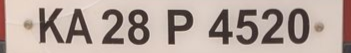
#> input picture data1/imgCrop.png, 351 x 53 px
$ python extract.py data1/imgCrop.png out.png
#> lines starting #> are read from the running program, lines starting #| are printed output that depends on the picture; after the words box and inside, x2 and y2 are one past the last pixel; in counts of white or black regions, pixels touching at a corner belong together
#!/usr/bin/python


import cv2
import numpy as np
import sys
import os.path

if len(sys.argv) != 3:
    print ("%s input_file output_file" % (sys.argv[0]))
    sys.exit()
else:
    input_file = sys.argv[1]
    output_file = sys.argv[2]

if not os.path.isfile(input_file):
    print ("No such file '%s'" % input_file)
    sys.exit()

DEBUG = 0


# Determine pixel intensity
# Apparently human eyes register colors differently.
# TVs use this formula to determine
# pixel intensity = 0.30R + 0.59G + 0.11B
def ii(xx, yy):
    global img, img_y, img_x
    if yy >= img_y or xx >= img_x:
        #print "pixel out of bounds ("+str(y)+","+str(x)+")"
        return 0
    pixel = img[yy][xx]
    return 0.30 * pixel[2] + 0.59 * pixel[1] + 0.11 * pixel[0]


# A quick test to check whether the contour is
# a connected shape
def connected(contour):
    first = contour[0][0]
    last = contour[len(contour) - 1][0]
    return abs(first[0] - last[0]) <= 1 and abs(first[1] - last[1]) <= 1


# Helper function to return a given contour
def c(index):
    global contours
    return contours[index]


# Count the number of real children
def count_children(index, h_, contour):
    # No children
    if h_[index][2] < 0:
        return 0
    else:
        #If the first child is a contour we care about
        # then count it, otherwise don't
        if keep(c(h_[index][2])):
            count = 1
        else:
            count = 0

            # Also count all of the child's siblings and their children
        count += count_siblings(h_[index][2], h_, contour, True)
        return count


# Quick check to test if the contour is a child
def is_child(index, h_):
    return get_parent(index, h_) > 0


# Get the first parent of the contour that we care about
def get_parent(index, h_):
    parent = h_[index][3]
    while not keep(c(parent)) and parent > 0:
        parent = h_[parent][3]

    return parent


# Count the number of relevant siblings of a contour
def count_siblings(index, h_, contour, inc_children=False):
    # Include the children if necessary
    if inc_children:
        count = count_children(index, h_, contour)
    else:
        count = 0

    # Look ahead
    p_ = h_[index][0]
    while p_ > 0:
        if keep(c(p_)):
            count += 1
        if inc_children:
            count += count_children(p_, h_, contour)
        p_ = h_[p_][0]

    # Look behind
    n = h_[index][1]
    while n > 0:
        if keep(c(n)):
            count += 1
        if inc_children:
            count += count_children(n, h_, contour)
        n = h_[n][1]
    return count


# Whether we care about this contour
def keep(contour):
    return keep_box(contour) and connected(contour)


# Whether we should keep the containing box of this
# contour based on it's shape
def keep_box(contour):
    xx, yy, w_, h_ = cv2.boundingRect(contour)

    # width and height need to be floats
    w_ *= 1.0
    h_ *= 1.0

    # Test it's shape - if it's too oblong or tall it's
    # probably not a real character
    if w_ / h_ < 0.1 or w_ / h_ > 10:
        if DEBUG:
            print ("\t Rejected because of shape: (" + str(xx) + "," + str(yy) + "," + str(w_) + "," + str(h_) + ")" + \
                  str(w_ / h_))
        return False

    # check size of the box
    if ((w_ * h_) > ((img_x * img_y) / 5)) or ((w_ * h_) < 15):
        if DEBUG:
            print ("\t Rejected because of size")
        return False

    return True


def include_box(index, h_, contour):
    if DEBUG:
        print (str(index) + ":")
        if is_child(index, h_):
            print ("\tIs a child")
            print ("\tparent " + str(get_parent(index, h_)) + " has " + str(
                count_children(get_parent(index, h_), h_, contour)) + " children")
            print ("\thas " + str(count_children(index, h_, contour)) + " children")

    if is_child(index, h_) and count_children(get_parent(index, h_), h_, contour) <= 2:
        if DEBUG:
            print ("\t skipping: is an interior to a letter")
        return False

    if count_children(index, h_, contour) > 2:
        if DEBUG:
            print ("\t skipping, is a container of letters")
        return False

    if DEBUG:
        print ("\t keeping")
    return True

# Load the image
orig_img = cv2.imread(input_file)
#> orig_img is the input picture: shape (53, 351, 3); mean B, G, R 157.7, 165.7, 182.1

# Add a border to the image for processing sake
img = cv2.copyMakeBorder(orig_img, 50, 50, 50, 50, cv2.BORDER_CONSTANT)
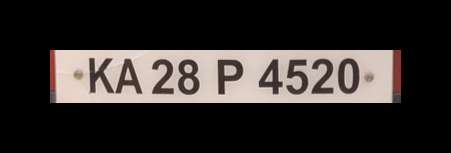
#> img: shape (153, 451, 3); mean B, G, R 42.5, 44.7, 49.1

# Calculate the width and height of the image
img_y = len(img)
#> img_y = 153
img_x = len(img[0])
#> img_x = 451

if DEBUG:
    print ("Image is " + str(len(img)) + "x" + str(len(img[0])))

#Split out each channel
blue, green, red = cv2.split(img)
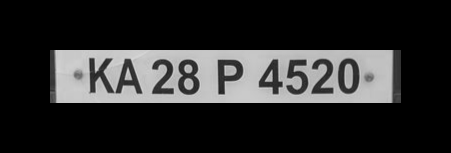
#> blue: shape (153, 451); min 0, max 214, mean 42.5
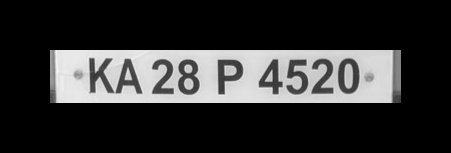
#> red: shape (153, 451); min 0, max 246, mean 49.1

# Run canny edge detection on each channel
blue_edges = cv2.Canny(blue, 200, 250)
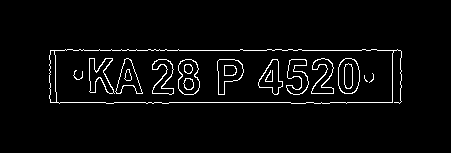
#> blue_edges: shape (153, 451); 3.5% white in thin lines or dots, all inside (x1, y1, x2, y2) = (49, 49, 402, 104)
green_edges = cv2.Canny(green, 200, 250)
red_edges = cv2.Canny(red, 200, 250)

# Join edges back into image
edges = blue_edges | green_edges | red_edges
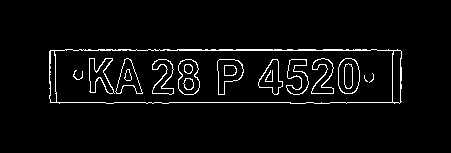
#> edges: shape (153, 451); 3.9% white in thin lines or dots, all inside (x1, y1, x2, y2) = (49, 49, 402, 104)

# Find the contours
contours, hierarchy = cv2.findContours(edges.copy(), cv2.RETR_TREE, cv2.CHAIN_APPROX_NONE)
#> contours = 36 contours, 4 with area under 20; largest, box (x1, y1, x2, y2) and area: (49, 49, 402, 104) 18538, (54, 49, 394, 104) 17598, (338, 58, 360, 94) 636, (338, 58, 360, 94) 618, (178, 59, 200, 95) 614

hierarchy = hierarchy[0]

if DEBUG:
    processed = edges.copy()
    rejected = edges.copy()

# These are the boxes that we are determining
keepers = []

# For each contour, find the bounding rectangle and decide
# if it's one we care about
for index_, contour_ in enumerate(contours):
    if DEBUG:
        print ("Processing #%d" % index_)

    x, y, w, h = cv2.boundingRect(contour_)

    # Check the contour and it's bounding box
    if keep(contour_) and include_box(index_, hierarchy, contour_):
        # It's a winner!
        keepers.append([contour_, [x, y, w, h]])
        if DEBUG:
            cv2.rectangle(processed, (x, y), (x + w, y + h), (100, 100, 100), 1)
            cv2.putText(processed, str(index_), (x, y - 5), cv2.FONT_HERSHEY_PLAIN, 1, (255, 255, 255))
    else:
        if DEBUG:
            cv2.rectangle(rejected, (x, y), (x + w, y + h), (100, 100, 100), 1)
            cv2.putText(rejected, str(index_), (x, y - 5), cv2.FONT_HERSHEY_PLAIN, 1, (255, 255, 255))
#> this loop made 36 passes
#> (x, y, w, h) on passes 8 to 17: (286, 59, 23, 36), (286, 59, 23, 36), (258, 59, 25, 36), (258, 59, 25, 36), (265, 70, 8, 12), (217, 59, 27, 36), (217, 59, 27, 36), (224, 65, 13, 11), (224, 65, 13, 11), (178, 59, 22, 36)
#> (x, y, w, h) on passes 2, 3, 6, 7: (392, 50, 10, 54), (49, 50, 8, 53), (369, 73, 5, 10), (73, 70, 10, 10)

# Make a white copy of our image
new_image = edges.copy()
new_image.fill(255)
#> new_image: shape (153, 451); every value is 255
boxes = []

# For each box, find the foreground and background intensities
for index_, (contour_, box) in enumerate(keepers):

    # Find the average intensity of the edge pixels to
    # determine the foreground intensity
    fg_int = 0.0
    for p in contour_:
        fg_int += ii(p[0][0], p[0][1])

    fg_int /= len(contour_)
    if DEBUG:
        print ("FG Intensity for #%d = %d" % (index_, fg_int))

    # Find the intensity of three pixels going around the
    # outside of each corner of the bounding box to determine
    # the background intensity
    x_, y_, width, height = box
    bg_int = \
        [
            # bottom left corner 3 pixels
            ii(x_ - 1, y_ - 1),
            ii(x_ - 1, y_),
            ii(x_, y_ - 1),

            # bottom right corner 3 pixels
            ii(x_ + width + 1, y_ - 1),
            ii(x_ + width, y_ - 1),
            ii(x_ + width + 1, y_),

            # top left corner 3 pixels
            ii(x_ - 1, y_ + height + 1),
            ii(x_ - 1, y_ + height),
            ii(x_, y_ + height + 1),

            # top right corner 3 pixels
            ii(x_ + width + 1, y_ + height + 1),
            ii(x_ + width, y_ + height + 1),
            ii(x_ + width + 1, y_ + height)
        ]

    # Find the median of the background
    # pixels determined above
    bg_int = np.median(bg_int)

    if DEBUG:
        print ("BG Intensity for #%d = %s" % (index_, repr(bg_int)))

    # Determine if the box should be inverted
    if fg_int >= bg_int:
        fg = 255
        bg = 0
    else:
        fg = 0
        bg = 255

        # Loop through every pixel in the box and color the
        # pixel accordingly
    for x in range(x_, x_ + width):
        for y in range(y_, y_ + height):
            if y >= img_y or x >= img_x:
                if DEBUG:
                    print ("pixel out of bounds (%d,%d)" % (y, x))
                continue
            if ii(x, y) > fg_int:
                new_image[y][x] = bg
            else:
                new_image[y][x] = fg
#> this loop made 15 passes
#> box on passes 1 to 12: [392, 50, 10, 54], [49, 50, 8, 53], [364, 75, 4, 7], [369, 73, 5, 10], [73, 70, 10, 10], [286, 59, 23, 36], [258, 59, 25, 36], [217, 59, 27, 36], [183, 78, 11, 12], [184, 64, 9, 10], [152, 59, 22, 36], [338, 58, 22, 36]
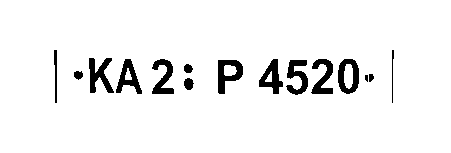
#> new_image: shape (153, 451); 94.4% white; 15 black regions (1 under 20 px), largest, box (x1, y1, x2, y2) and area: (218, 60, 243, 94) 459, (89, 58, 114, 93) 452, (338, 59, 359, 94) 430

# blur a bit to improve ocr accuracy
new_image = cv2.blur(new_image, (2, 2))
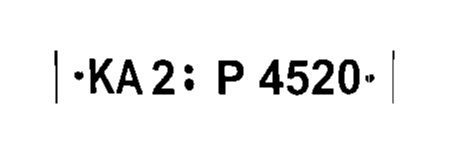
#> new_image: shape (153, 451); min 0, max 255, mean 240.9
cv2.imwrite(output_file, new_image)
if DEBUG:
    cv2.imwrite('edges.png', edges)
    cv2.imwrite('processed.png', processed)
    cv2.imwrite('rejected.png', rejected)
